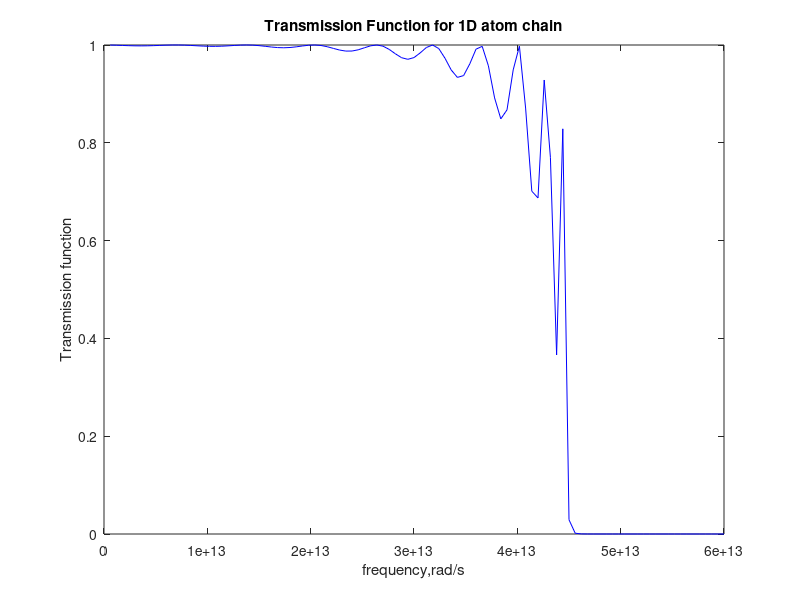

Write the MATLAB code that produced this figure.
%% Green's function for 1-D chain
clear all; clc;
%% Number of atoms in each section
NumD = 10;
%% Constants - mes - Unit:atomic m unit
ml = 28.0;  md = 38.0;  mr = 28.0; % in AMU(atomic m unit)
% Lattice Constant
a = 5e-10;
% Unit Conversion of the m: times 1.66e-27kg = 1.66e-24g
amu = 1.66e-27;
ml = ml*amu; mr = mr*amu; md = md*amu;
%% Constants - k Constants
kl = 40.0;  kr = 40.0; kd = 32.0; % in Unit: N/m
% simple mixing rule
kld = sqrt(kl*kd);  krd = sqrt(kr*kd);
%% Define the calculation range
OMax = 6e13;   % Max frequency
OMin = 0e13;      % Min frequency
ONum = 100;    % Interval Number
OInterval = (OMax - OMin)/ONum; % Frequency interval
freq = zeros(ONum,1);
T = zeros(ONum,1);
DOS = zeros(ONum,1);
%% Undecided Vectors/Matrices
% The interaction:t1;t2; dimensions are DxL and DxR;
%% Delta and frequency.
for j = 1:ONum
freq(j) = OMin + j*OInterval;
Omega = freq(j);
delta = Omega^2*1e-3;

%% Construct Harmonic Matrix and Interaction Matrix
% Assume the atoms is from Left to right arrange.
% Conjugate Transpose: conj(A');

% Device Harmonic Matrix: Checked.
HD = zeros(NumD, NumD);
for i = 1:NumD
    if i-1>=1
        HD(i,i-1) = -kd/md;
    end
    if i+1<=NumD
        HD(i,i+1) = -kd/md;
    end
    HD(i,i) = 2*kd/md;
end

HD(1,1) = (kd+kld)/md;
HD(NumD,NumD) = (kd+krd)/md;
%% END OF HARMONIC MATRICES

%% Analytical Calculation for the bulk surface Green's function: 1x1 matrix: seem to work
%  Left
glcbs = (Omega.*Omega+1i*delta-2*kl./ml-sqrt((2*kl./ml-Omega.^2-1i*delta)^2-4*(kl./ml)^2))/2/(kl./ml)^2;
%  Right
grcbs = (Omega.*Omega+1i*delta-2*kr./mr-sqrt((2*kr./mr-Omega.^2-1i*delta)^2-4*(kr./mr)^2))/2/(kr./mr)^2;
%% End of surface green's function

%% The surface green's function
g1s = 1/(Omega^2+1i*delta-(kld+kl)/ml-(kl/ml)^2*glcbs);
g2s = 1/(Omega^2+1i*delta-(krd+kr)/mr-(kr/mr)^2*grcbs);
%% Submatrices of the interaction Matrix
% t1 = zeros(NumD,1);                % N x 1 Matrix
% t1(1,1) = -kld/sqrt(ml*md);        % the only nonzero term
% t2 = zeros(NumD,1);                % N x 1 Matrix
% t2(NumD,1) = -krd/sqrt(mr*md);     % the only nonzero term
t1 = -kld/sqrt(ml*md);
t2 = -krd/sqrt(mr*md);
%% Calculate the self-energies and Gamma
% Sigma1 = t1*g1s*t1';                    % (N x 1) x (1 x 1) x (1 x N) = N x N Matrix
% Sigma2 = t2*g2s*t2';                    % (N x 1) x (1 x 1) x (1 x N) = N x N Matrix
Sigma1 = zeros(NumD);
Sigma2 = zeros(NumD);
Sigma1(1,1) = t1*g1s*t1;
Sigma2(NumD,NumD) = t2*g2s*t2;
Gamma1 = 1i*(Sigma1 - Sigma1');         % N x N Matrix
Gamma2 = 1i*(Sigma2 - Sigma2');         % N x N Matrix
%% End

%% Green's function in the device
Gd = inv(Omega^2*eye(NumD)-HD-Sigma1-Sigma2);
%% Transmission
T(j) = real(trace(Gamma1*Gd*Gamma2*Gd'));
A = 1i*(Gd-Gd');
% DOS(j) = trace(A)*Omega/pi/a;
end

%% Plot
plot(freq,T,'b-');
title('Transmission Function for 1D atom chain');
xlabel('frequency,rad/s');
ylabel('Transmission function');

% plot(freq,DOS,'-');
% title('DOS for 1D atom chain');
% xlabel('frequency,rad/s');
% ylabel('DOS');